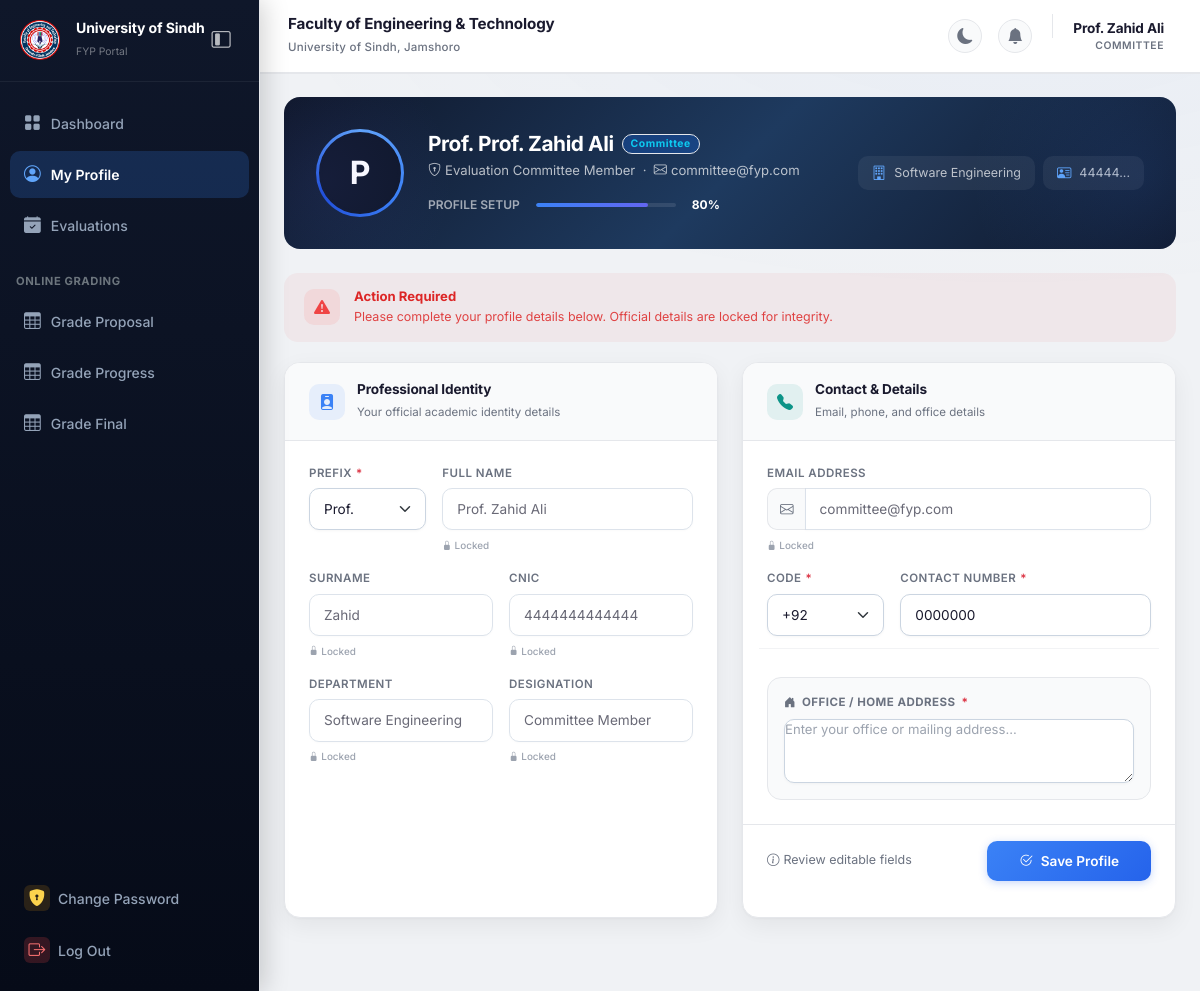
Page /committee/profile (signed in) on the committed database.
### tables this page shows
CREATE TABLE committees (
    user_id INT PRIMARY KEY,
    name VARCHAR(100) NOT NULL,
    department VARCHAR(100) NOT NULL,
    FOREIGN KEY (user_id) REFERENCES users(id) ON DELETE CASCADE
);

CREATE TABLE profiles (
    user_id INT PRIMARY KEY,
    prefix VARCHAR(10) NOT NULL,
    surname VARCHAR(100) NOT NULL,
    cnic VARCHAR(20) NOT NULL UNIQUE,
    cnic_expiry DATE DEFAULT NULL,
    father_name VARCHAR(100) DEFAULT NULL,
    dob DATE NOT NULL,
    mobile_code VARCHAR(5) NOT NULL,
    mobile_no VARCHAR(15) NOT NULL,
    place_of_birth VARCHAR(100) DEFAULT NULL,
    country VARCHAR(100) DEFAULT NULL,
    province_state VARCHAR(100) DEFAULT NULL,
    district VARCHAR(100) DEFAULT NULL,
    city VARCHAR(100) DEFAULT NULL,
    home_address TEXT NOT NULL,
    permanent_address TEXT DEFAULT NULL,
    zip_code VARCHAR(20) DEFAULT NULL,
    blood_group VARCHAR(5) DEFAULT NULL,
    gender VARCHAR(10) NOT NULL,
    updated_at TIMESTAMP DEFAULT CURRENT_TIMESTAMP ON UPDATE CURRENT_TIMESTAMP,
    FOREIGN KEY (user_id) REFERENCES users(id) ON DELETE CASCADE
);

CREATE TABLE users (
    id INT AUTO_INCREMENT PRIMARY KEY,
    email VARCHAR(255) NOT NULL UNIQUE,
    cnic VARCHAR(50) DEFAULT NULL UNIQUE,
    password VARCHAR(255) NOT NULL,
    role ENUM('admin', 'hod', 'student', 'supervisor', 'committee') NOT NULL,
    status ENUM('pending', 'approved', 'rejected') DEFAULT 'pending',
    reset_token VARCHAR(255) DEFAULT NULL,
    reset_token_expiry DATETIME DEFAULT NULL,
    created_at TIMESTAMP DEFAULT CURRENT_TIMESTAMP
);

### src/Controller/CommitteeController.php (called while the page is built, shortened)
<?php
class CommitteeController extends BaseController {
    public function profile() {
        $userId = $_SESSION['user_id'];
        $db = \Database::getInstance()->getConnection();
        $stmt = $db->prepare("SELECT c.name, c.department, u.email, u.cnic FROM committees c JOIN users u ON c.user_id = u.id WHERE c.user_id = ?");
        $stmt->execute([$userId]);
        $committee = $stmt->fetch();
        $stmt = $db->prepare("SELECT * FROM profiles WHERE user_id = ?");
        $stmt->execute([$userId]);
        $profile = $stmt->fetch();
        $this->render('committee/profile', [
            'committee' => $committee,
            'profile' => $profile
        ]);
    }
}

### src/View/committee/profile.php (the view, shortened to what this page needs)
<?php
$prefixVal = $profile['prefix'] ?? '';
$surnameVal = $profile['surname'] ?? '';
$cnicVal = $committee['cnic'] ?? $profile['cnic'] ?? '';
$mobileCodeVal = $profile['mobile_code'] ?? '';
$mobileNoVal = $profile['mobile_no'] ?? '';
$homeAddressVal = $profile['home_address'] ?? '';
$departmentVal = $committee['department'] ?? '';
$isLocked = !empty($profile) && !empty($profile['home_address']) && $profile['home_address'] !== 'Not Provided Yet';
$editableFields = [$prefixVal, $surnameVal, $cnicVal, $mobileNoVal, $homeAddressVal];
$filledCount = 0;
foreach ($editableFields as $f) { if (!empty($f) && $f !== 'Not Provided Yet') $filledCount++; }
$totalEditable = count($editableFields);
$completionPct = $totalEditable > 0 ? round(($filledCount / $totalEditable) * 100) : 0;
$basePath = str_replace('\\', '/', dirname($_SERVER['SCRIPT_NAME']));
if ($basePath === '/') {
    $basePath = '';
}
?>
<div class="profile-hero">
    <div class="d-flex flex-column flex-md-row align-items-center gap-4">
        <div class="profile-avatar-ring">
            <div class="avatar-inner">
                <?php echo strtoupper(substr($committee['name'], 0, 1)); ?>
            </div>
        </div>
        <div class="flex-grow-1 text-center text-md-start">
            <div class="d-flex align-items-center justify-content-center justify-content-md-start gap-2 mb-1">
                <h4 class="text-white fw-bold m-0" style="font-size: 1.3rem; letter-spacing: -0.02em;">
                    <?php echo htmlspecialchars(($prefixVal ? $prefixVal . ' ' : '') . $committee['name']); ?>
                </h4>
                <span class="badge bg-primary bg-opacity-25 text-info border border-info border-opacity-25 rounded-pill px-2 py-1" style="font-size: 0.65rem; letter-spacing: 0.5px;">Committee</span>
            </div>
            <p class="mb-2" style="color: rgba(255,255,255,0.7); font-size: 0.82rem;">
                <i class="bi bi-shield-lock me-1"></i>Evaluation Committee Member
                <span class="d-none d-md-inline">
                    &nbsp;·&nbsp;
                    <i class="bi bi-envelope me-1"></i><?php echo htmlspecialchars($committee['email']); ?>
                </span>
            </p>
            <div class="d-none d-md-flex align-items-center justify-content-center justify-content-md-start gap-3 mt-3">
                <span style="font-size: 0.75rem; color: rgba(255,255,255,0.6); font-weight: 600;">PROFILE SETUP</span>
                <div class="profile-completion">
                    <div class="profile-completion-fill" style="width: <?php echo htmlspecialchars((string)($completionPct), ENT_QUOTES, 'UTF-8'); ?>%;"></div>
                </div>
                <span class="text-white fw-bold" style="font-size: 0.75rem;"><?php echo htmlspecialchars((string)($completionPct), ENT_QUOTES, 'UTF-8'); ?>%</span>
            </div>
        </div>
        <div class="d-none d-lg-flex gap-2">
            <div class="profile-quick-stat">
                <i class="bi bi-building"></i>
                <?php echo !empty($departmentVal) ? htmlspecialchars($departmentVal) : 'N/A'; ?>
            </div>
            <div class="profile-quick-stat">
                <i class="bi bi-person-vcard"></i>
                <?php echo !empty($cnicVal) ? substr($cnicVal, 0, 5) . '...' : 'Not set'; ?>
            </div>
        </div>
    </div>
</div>
<?php if ($isLocked): ?>
<div class="profile-alert" style="background: rgba(59,130,246,0.06); color: #2563eb;">
    <div class="profile-alert-icon" style="background: rgba(59,130,246,0.1); color: #3b82f6;">
        <i class="bi bi-shield-check"></i>
    </div>
    <div>
        <h6>Profile Submitted</h6>
        <p>Your profile is up to date. Official registration details remain locked.</p>
    </div>
</div>
<?php else: ?>
<div class="profile-alert" style="background: rgba(239,68,68,0.06); color: #dc2626;">
    <div class="profile-alert-icon" style="background: rgba(239,68,68,0.1); color: #ef4444;">
        <i class="bi bi-exclamation-triangle-fill"></i>
    </div>
    <div>
        <h6>Action Required</h6>
        <p>Please complete your profile details below. Official details are locked for integrity.</p>
    </div>
</div>
<?php endif; ?>
<form action="<?php echo $basePath; ?>/committee/profile" method="POST">
    <div class="row g-4">
        <div class="col-lg-6">
            <div class="profile-section h-100">
                <div class="profile-section-header">
                    <div class="profile-section-icon" style="background: rgba(59,130,246,0.1); color: #3b82f6;">
                        <i class="bi bi-person-badge-fill"></i>
                    </div>
                    <div>
                        <h6>Professional Identity</h6>
                        <small>Your official academic identity details</small>
                    </div>
                </div>
                <div class="profile-section-body">
                    <div class="row g-3">
                        <div class="col-4 pf-group">
                            <label class="form-label">Prefix <span class="text-danger">*</span></label>
                            <select class="form-select" name="prefix" required <?php echo $isLocked ? 'disabled' : ''; ?>>
                                <option value="Prof."<?php echo $prefixVal === 'Prof.' ? 'selected' : ''; ?>>Prof.</option>
                            </select>
                        </div>
                        <div class="col-8 pf-group">
                            <label class="form-label">Full Name</label>
                            <input type="text" class="form-control" value="<?php echo htmlspecialchars($committee['name']); ?>" disabled readonly>
                            <span class="pf-locked-tag"><i class="bi bi-lock-fill"></i> Locked</span>
                        </div>
                        <div class="col-6 pf-group">
                            <label class="form-label">Surname</label>
                            <?php if (empty($surnameVal)): ?>
                                <input type="text" class="form-control border border-warning" name="surname" placeholder="Enter Surname" required>
                                <div class="form-text small text-warning"><i class="bi bi-exclamation-triangle-fill"></i> Missing data</div>
                            <?php else: ?>
                                <input type="text" class="form-control" name="surname" value="<?php echo htmlspecialchars($surnameVal); ?>" <?php echo !empty($surnameVal) ? 'disabled readonly' : ($isLocked ? 'disabled readonly' : ''); ?>>
                            <?php if(!empty($surnameVal)): ?>
                            <span class="pf-locked-tag"><i class="bi bi-lock-fill"></i> Locked</span>
                            <?php endif; ?>
                            <?php endif; ?>
                        </div>
                        <div class="col-6 pf-group">
                            <label class="form-label">CNIC</label>
                            <?php if (empty($cnicVal)): ?>
                                <input type="text" class="form-control border border-warning" name="cnic" placeholder="No dashes" required>
                                <div class="form-text small text-warning"><i class="bi bi-exclamation-triangle-fill"></i> Missing data</div>
                            <?php else: ?>
                                <input type="text" class="form-control" name="cnic" value="<?php echo htmlspecialchars($cnicVal); ?>" <?php echo !empty($cnicVal) ? 'disabled readonly' : ($isLocked ? 'disabled readonly' : ''); ?>>
                            <?php if(!empty($cnicVal)): ?>
                            <span class="pf-locked-tag"><i class="bi bi-lock-fill"></i> Locked</span>
                            <?php endif; ?>
                            <?php endif; ?>
                        </div>
                        <div class="col-6 pf-group">
                            <label class="form-label">Department</label>
                            <input type="text" class="form-control" value="<?php echo htmlspecialchars($departmentVal); ?>" disabled readonly>
                            <span class="pf-locked-tag"><i class="bi bi-lock-fill"></i> Locked</span>
                        </div>
                        <div class="col-6 pf-group">
                            <label class="form-label">Designation</label>
                            <input type="text" class="form-control" value="Committee Member" disabled readonly>
                            <span class="pf-locked-tag"><i class="bi bi-lock-fill"></i> Locked</span>
                        </div>
                    </div>
                </div>
            </div>
        </div>
        <div class="col-lg-6">
            <div class="profile-section h-100">
                <div class="profile-section-header">
                    <div class="profile-section-icon" style="background: rgba(13,148,136,0.1); color: #0d9488;">
                        <i class="bi bi-telephone-fill"></i>
                    </div>
                    <div>
                        <h6>Contact &amp; Details</h6>
                        <small>Email, phone, and office details</small>
                    </div>
                </div>
                <div class="profile-section-body">
                    <div class="row g-3">
                        <div class="col-12 pf-group">
                            <label class="form-label">Email Address</label>
                            <div class="input-group">
                                <span class="input-group-text" style="border-radius: 10px 0 0 10px; border: 1.5px solid var(--border-color); border-right: 0; background: var(--form-bg); color: var(--text-secondary); font-size: 0.85rem;">
                                    <i class="bi bi-envelope"></i>
                                </span>
                                <input type="email" class="form-control" value="<?php echo htmlspecialchars($committee['email']); ?>" disabled readonly style="border-radius: 0 10px 10px 0;">
                            </div>
                            <span class="pf-locked-tag"><i class="bi bi-lock-fill"></i> Locked</span>
                        </div>
                        <div class="col-4 pf-group">
                            <label class="form-label">Code <span class="text-danger">*</span></label>
                            <select class="form-select" name="mobile_code" required <?php echo $isLocked ? 'disabled' : ''; ?>>
                                <option value="+92" <?php echo $mobileCodeVal === '+92' || empty($mobileCodeVal) ? 'selected' : ''; ?>>+92</option>
                            </select>
                        </div>
                        <div class="col-8 pf-group">
                            <label class="form-label">Contact Number <span class="text-danger">*</span></label>
                            <input type="text" class="form-control" name="mobile_no" value="<?php echo htmlspecialchars($mobileNoVal); ?>" placeholder="e.g. 3001234567" required <?php echo $isLocked ? 'disabled readonly' : ''; ?>>
                        </div>
                        <hr style="border-color: var(--border-color); opacity: 0.5; margin: 12px 0;">
                        <div class="col-12">
                            <div class="address-card">
                                <label><i class="bi bi-house-door-fill"></i> Office / Home Address <span class="text-danger">*</span></label>
                                <textarea class="form-control" id="home_address" name="home_address" rows="3" required placeholder="Enter your office or mailing address..." <?php echo $isLocked ? 'disabled readonly' : ''; ?>></textarea>
                            </div>
                        </div>
                    </div>
                </div>
                <div class="profile-save-footer">
                    <span style="font-size: 0.78rem; color: var(--text-secondary);">
                        <i class="bi bi-info-circle me-1"></i>Review editable fields
                    </span>
                    <?php if ($isLocked): ?>
                        <button type="button" class="btn btn-secondary" disabled>
                            <i class="bi bi-lock-fill me-2"></i>Submitted
                        </button>
                    <?php else: ?>
                        <button type="submit" class="btn btn-primary">
                            <i class="bi bi-check2-circle me-2"></i>Save Profile
                        </button>
                    <?php endif; ?>
                </div>
            </div>
        </div>
    </div>
</form>

### public/css/style.css (style rules this page uses)
:root { --primary-color: #3b82f6; --primary-rgb: 59, 130, 246; --primary-hover: #2563eb; --secondary-color: #0d9488; --accent-color: #f59e0b; --bg-color: #f0f2f5; --card-bg: #ffffff; --card-shadow: 0 1px 3px rgba(0,0,0,0.04), 0 8px 24px rgba(0,0,0,0.06); --text-primary: #1a1a2e; --text-secondary: #6b7280; --border-color: #e5e7eb; --sidebar-bg: linear-gradient(180deg, #0f172a 0%, #060b18 100%); --sidebar-link: #94a3b8; --sidebar-link-hover: #ffffff; --navbar-bg: #ffffff; --table-header-bg: #f8fafc; --table-hover-bg: #f0f2f5; --form-bg: #f9fafb; --border-radius-sm: 10px; --border-radius-md: 14px; --border-radius-lg: 16px; --sidebar-width: 260px; --transition-speed: 0.25s; }
body { font-family: 'Inter', -apple-system, BlinkMacSystemFont, "Segoe UI", Roboto, sans-serif; background-color: var(--bg-color); color: var(--text-primary); overflow-x: hidden; transition: background-color var(--transition-speed) ease, color var(--transition-speed) ease; }
.btn-primary { background: linear-gradient(135deg, #3b82f6, #2563eb); border: none; box-shadow: 0 2px 8px rgba(37, 99, 235, 0.25); font-weight: 600; transition: all 0.2s ease; }
.form-control, .form-select, .form-check-input { padding: 10px 14px; border-radius: var(--border-radius-sm); border: 1px solid #cbd5e1 !important; background-color: #ffffff !important; box-shadow: 0 1px 3px rgba(0,0,0,0.04) !important; color: var(--text-primary); font-family: inherit; font-size: 0.875rem; transition: all 0.2s ease; }
.form-control::placeholder { color: #9ca3af; font-size: 0.82rem; }
.form-label { font-size: 0.8rem; font-weight: 600; color: var(--text-secondary); margin-bottom: 5px; }
.border { border-color: var(--border-color) !important; }
@media (min-width: 992px) { :root { --sidebar-collapsed-width: 84px; } }

### rows in the picture
committees: name "P", user_id.email "committee@fyp.com", department "Software Engineering", user_id.cnic "44444", name "Prof. Zahid Ali", cnic "4444444444444"
profiles: prefix.name "Prof. Prof. Zahid Ali", prefix "Prof.", surname "Zahid", mobile_code "+92", mobile_no "0000000"

### other values in the picture
$name "Prof. Zahid Ali"
$role "COMMITTEE"
$completionPct "80"
